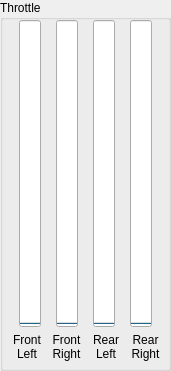
   <widget class="QGroupBox" name="groupBox_2">
    <property name="geometry">
     <rect>
      <x>950</x>
      <y>0</y>
      <width>171</width>
      <height>371</height>
     </rect>
    </property>
    <property name="title">
     <string>Throttle</string>
    </property>
    <widget class="QWidget" name="layoutWidget">
     <property name="geometry">
      <rect>
       <x>10</x>
       <y>20</y>
       <width>152</width>
       <height>341</height>
      </rect>
     </property>
     <layout class="QVBoxLayout" name="verticalLayout_2">
      <item>
       <layout class="QHBoxLayout" name="horizontalLayout_2">
        <item>
         <widget class="QProgressBar" name="pgBar_FL">
          <property name="minimum">
           <number>819</number>
          </property>
          <property name="maximum">
           <number>1638</number>
          </property>
          <property name="value">
           <number>819</number>
          </property>
          <property name="alignment">
           <set>Qt::AlignCenter</set>
          </property>
          <property name="orientation">
           <enum>Qt::Vertical</enum>
          </property>
         </widget>
        </item>
        <item>
         <widget class="QProgressBar" name="pgBar_FR">
          <property name="minimum">
           <number>819</number>
          </property>
          <property name="maximum">
           <number>1638</number>
          </property>
          <property name="value">
           <number>819</number>
          </property>
          <property name="alignment">
           <set>Qt::AlignCenter</set>
          </property>
          <property name="orientation">
           <enum>Qt::Vertical</enum>
          </property>
         </widget>
        </item>
        <item>
         <widget class="QProgressBar" name="pgBar_RL">
          <property name="minimum">
           <number>819</number>
          </property>
          <property name="maximum">
           <number>1638</number>
          </property>
          <property name="value">
           <number>819</number>
          </property>
          <property name="alignment">
           <set>Qt::AlignCenter</set>
          </property>
          <property name="orientation">
           <enum>Qt::Vertical</enum>
          </property>
         </widget>
        </item>
        <item>
         <widget class="QProgressBar" name="pgBar_RR">
          <property name="minimum">
           <number>819</number>
          </property>
          <property name="maximum">
           <number>1638</number>
          </property>
          <property name="value">
           <number>819</number>
          </property>
          <property name="alignment">
           <set>Qt::AlignCenter</set>
          </property>
          <property name="orientation">
           <enum>Qt::Vertical</enum>
          </property>
         </widget>
        </item>
       </layout>
      </item>
      <item>
       <layout class="QHBoxLayout" name="horizontalLayout_3">
        <item>
         <widget class="QLabel" name="flLabel">
          <property name="text">
           <string>Front 
Left</string>
          </property>
          <property name="textFormat">
           <enum>Qt::AutoText</enum>
          </property>
          <property name="alignment">
           <set>Qt::AlignCenter</set>
          </property>
         </widget>
        </item>
        <item>
         <widget class="QLabel" name="frLabel">
          <property name="text">
           <string>Front 
Right</string>
          </property>
          <property name="textFormat">
           <enum>Qt::AutoText</enum>
          </property>
          <property name="alignment">
           <set>Qt::AlignCenter</set>
          </property>
         </widget>
        </item>
        <item>
         <widget class="QLabel" name="rlLabel">
          <property name="text">
           <string>Rear 
Left</string>
          </property>
          <property name="textFormat">
           <enum>Qt::AutoText</enum>
          </property>
          <property name="alignment">
           <set>Qt::AlignCenter</set>
          </property>
         </widget>
        </item>
        <item>
         <widget class="QLabel" name="rrLabel">
          <property name="text">
           <string>Rear 
Right</string>
          </property>
          <property name="textFormat">
           <enum>Qt::AutoText</enum>
          </property>
          <property name="alignment">
           <set>Qt::AlignCenter</set>
          </property>
         </widget>
        </item>
       </layout>
      </item>
     </layout>
    </widget>
   </widget>
